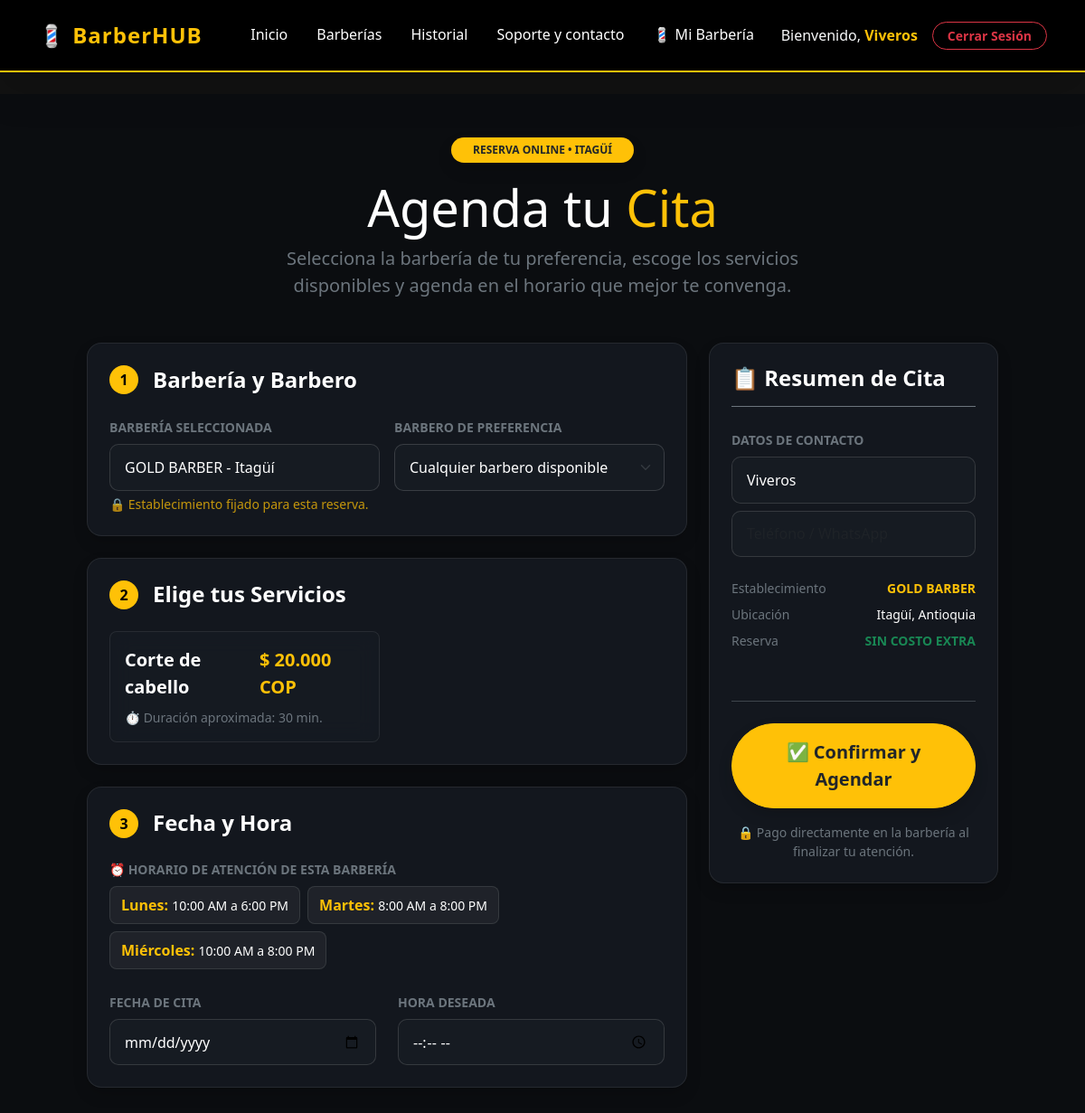
The app's page /agendar/?barberia_id=1 (signed in) with its own data.
### gestion/models.py (models this page shows, shortened)
class Barberia(models.Model):
    PLANES = (
        ('INDIVIDUAL', 'Plan Individual ($80.000 COP)'),
        ('STUDIO', 'Plan Studio ($150.000 COP)'),
        ('ELITE', 'Plan Élite ($200.000 COP)'),
    )
    dueno = models.ForeignKey(User, on_delete=models.CASCADE, related_name='barberias')
    nombre = models.CharField(max_length=100)
    direccion = models.CharField(max_length=255)
    barrio = models.CharField(max_length=100, default='Itagüí')
    descripcion = models.TextField(blank=True, help_text="Ej: Especialistas en fades, perfilado de barba...")
    google_maps_link = models.URLField(blank=True)
    plan_actual = models.CharField(max_length=20, choices=PLANES, default='INDIVIDUAL') # NUEVO CAMPO

class Servicio(models.Model):
    barberia = models.ForeignKey(Barberia, on_delete=models.CASCADE, related_name='servicios')
    nombre = models.CharField(max_length=100) # Ej: Corte Tradicional, Perfilado de Barba
    precio = models.DecimalField(max_digits=10, decimal_places=2)
    duracion_minutos = models.IntegerField(default=30)

class HorarioAtencion(models.Model):
    DIAS = (
        ('LUN', 'Lunes'),
        ('MAR', 'Martes'),
        ('MIE', 'Miércoles'),
        ('JUE', 'Jueves'),
        ('VIE', 'Viernes'),
        ('SAB', 'Sábado'),
        ('DOM', 'Domingo'),
    )
    barberia = models.ForeignKey(Barberia, on_delete=models.CASCADE, related_name='horarios')
    dia = models.CharField(max_length=3, choices=DIAS)
    hora_apertura = models.TimeField()
    hora_cierre = models.TimeField()

### gestion/views.py (the view, shortened to what this page needs)
# urls.py: path('agendar/', views.agendar_cita, name='agendar'),
@login_required
def agendar_cita(request):
    barberia_id = request.GET.get('barberia_id') or request.POST.get('barberia_id')
    barberia_seleccionada = None
    servicios = []
    horarios = []
    if barberia_id:
        barberia_seleccionada = Barberia.objects.filter(id=barberia_id).first()
        if barberia_seleccionada:
            servicios = barberia_seleccionada.servicios.all()
            horarios = barberia_seleccionada.horarios.all()
    return render(request, 'agendar.html', {
        'barberia_seleccionada': barberia_seleccionada,
        'servicios': servicios,
        'horarios': horarios
    })

### gestion/templates/agendar.html (shortened to what this page needs)
{% extends 'base.html' %}
{% block content %}
<div class="full-width-wrapper py-5 px-3 px-md-5">
    <div class="container-fluid px-lg-5">
        <div class="text-center mb-5">
            <span class="badge bg-warning text-dark fw-bold px-4 py-2 text-uppercase mb-3 rounded-pill shadow">
                Reserva Online • Itagüí
            </span>
            <h1 class="display-4 fw-extrabold text-white">Agenda tu <span class="text-warning">Cita</span></h1>
            <p class="text-secondary fs-5 mx-auto" style="max-width: 650px;">
                Selecciona la barbería de tu preferencia, escoge los servicios disponibles y agenda en el horario que mejor te convenga.
            </p>
        </div>
        <form method="post" action="{% url 'agendar' %}">
            <div class="row g-4">
                <div class="col-lg-8">
                    <div class="card glass-card text-white rounded-4 p-4 mb-4 shadow">
                        <div class="d-flex align-items-center gap-3 mb-4">
                            <span class="step-number">1</span>
                            <h3 class="h4 m-0 fw-bold">Barbería y Barbero</h3>
                        </div>
                        <div class="row g-3">
                            <div class="col-md-6">
                                <label class="form-label text-secondary small fw-bold">BARBERÍA SELECCIONADA</label>
                                <input type="text" class="form-control form-control-dark" value="{% if barberia_seleccionada %}{{ barberia_seleccionada.nombre }} - {{ barberia_seleccionada.barrio|default:'Itagüí' }}{% else %}Seleccione una barbería{% endif %}" readonly>
                                <small class="text-warning opacity-75 mt-1 d-block">🔒 Establecimiento fijado para esta reserva.</small>
                            </div>
                            <div class="col-md-6">
                                <label class="form-label text-secondary small fw-bold">BARBERO DE PREFERENCIA</label>
                                <select class="form-select form-select-dark" name="barbero">
                                    <option value="" selected>Cualquier barbero disponible</option>
                                </select>
                            </div>
                        </div>
                    </div>
                    <div class="card glass-card text-white rounded-4 p-4 mb-4 shadow">
                        <div class="d-flex align-items-center gap-3 mb-4">
                            <span class="step-number">2</span>
                            <h3 class="h4 m-0 fw-bold">Elige tus Servicios</h3>
                        </div>
                        <div class="row g-3">
                            {% if servicios %}
                                {% for s in servicios %}
                                    <div class="col-md-6">
                                        <label class="card glass-card glass-card-hover service-label p-3 h-100 rounded-3 text-white border" for="service_{{ s.id }}">
                                            <div class="d-flex justify-content-between align-items-center mb-2">
                                                <span class="fw-bold fs-5">{{ s.nombre }}</span>
                                                <span class="text-warning fw-bold fs-5 precio-cop" data-precio="{{ s.precio }}">
                                                </span>
                                            </div>
                                            <p class="text-secondary small m-0">⏱️ Duración aproximada: {{ s.duracion_minutos }} min.</p>
                                        </label>
                                    </div>
                                {% endfor %}
                            {% else %}
                                <div class="col-12 text-center py-4">
                                    <p class="text-secondary mb-0">⚠️ Esta barbería aún no ha configurado sus servicios o cortes.</p>
                                </div>
                            {% endif %}
                        </div>
                    </div>
                    <div class="card glass-card text-white rounded-4 p-4 shadow">
                        <div class="d-flex align-items-center gap-3 mb-4">
                            <span class="step-number">3</span>
                            <h3 class="h4 m-0 fw-bold">Fecha y Hora</h3>
                        </div>
                        {% if horarios %}
                            <div class="mb-4">
                                <label class="form-label text-secondary small fw-bold d-block mb-2">⏰ HORARIO DE ATENCIÓN DE ESTA BARBERÍA</label>
                                <div class="d-flex flex-wrap gap-2">
                                    {% for h in horarios %}
                                        <div class="schedule-badge">
                                            <strong class="text-warning">{{ h.get_dia_display }}:</strong>
                                            <span class="text-white small">
                                                {{ h.hora_apertura|time:"g:i" }} {% if h.hora_apertura.hour >= 12 %}PM{% else %}AM{% endif %}
                                                a
                                                {{ h.hora_cierre|time:"g:i" }} {% if h.hora_cierre.hour >= 12 %}PM{% else %}AM{% endif %}
                                            </span>
                                        </div>
                                    {% endfor %}
                                </div>
                            </div>
                        {% endif %}
                        <div class="row g-4">
                            <div class="col-md-6">
                                <label class="form-label text-secondary small fw-bold">FECHA DE CITA</label>
                                <input type="date" class="form-control form-control-dark" name="fecha" required>
                            </div>
                            <div class="col-md-6">
                                <label class="form-label text-secondary small fw-bold">HORA DESEADA</label>
                                <input type="time" class="form-control form-control-dark" name="hora" required>
                            </div>
                        </div>
                    </div>
                </div>
                <div class="col-lg-4">
                    <div class="card glass-card text-white rounded-4 p-4 shadow sticky-top" style="top: 2rem;">
                        <h4 class="fw-bold mb-4 pb-3 border-bottom border-secondary">
                            📋 Resumen de Cita
                        </h4>
                        <div class="mb-4">
                            <label class="form-label text-secondary small fw-bold">DATOS DE CONTACTO</label>
                            <input type="text" class="form-control form-control-dark mb-2" placeholder="Nombre completo" name="nombre_cliente" value="{{ user.username }}" required>
                            <input type="tel" class="form-control form-control-dark" placeholder="Teléfono / WhatsApp" name="telefono" required>
                        </div>
                        <ul class="list-unstyled text-secondary small mb-4">
                            <li class="d-flex justify-content-between mb-2">
                                <span>Establecimiento</span>
                                <span class="text-warning fw-bold">
                                    {% if barberia_seleccionada %}{{ barberia_seleccionada.nombre }}{% else %}No seleccionado{% endif %}
                                </span>
                            </li>
                            <li class="d-flex justify-content-between mb-2">
                                <span>Ubicación</span>
                                <span class="text-white">Itagüí, Antioquia</span>
                            </li>
                            <li class="d-flex justify-content-between mb-2">
                                <span>Reserva</span>
                                <span class="text-success fw-bold">SIN COSTO EXTRA</span>
                            </li>
                        </ul>
                        <hr class="border-secondary opacity-50 my-4">
                        <button type="submit" class="btn btn-warning btn-lg fw-bold w-100 py-3 rounded-pill text-dark shadow">
                            ✅ Confirmar y Agendar
                        </button>
                        <p class="text-center text-secondary small mt-3 m-0">
                            🔒 Pago directamente en la barbería al finalizar tu atención.
                        </p>
                    </div>
                </div>
            </div>
        </form>
    </div>
</div>
{% endblock %}

### gestion/templates/base.html (shortened to what this page needs)
<!DOCTYPE html>
<html lang="es">
<head>
    <link href="https://cdn.jsdelivr.net/npm/bootstrap@5.3.0/dist/css/bootstrap.min.css" rel="stylesheet">
</head>
<body>
    <nav class="navbar navbar-expand-lg navbar-dark navbar-barberhub shadow-lg py-3 sticky-top">
        <div class="container">
            <a class="navbar-brand fw-bold brand-gold me-4" href="{% url 'home' %}">💈 BarberHUB</a>
            <div class="collapse navbar-collapse" id="navbarNav">
                <ul class="navbar-nav mx-auto text-center my-2 my-lg-0">
                    <li class="nav-item">
                        <a class="nav-link nav-link-barberhub {% if request.resolver_match.url_name == 'home' %}active{% endif %}" href="{% url 'home' %}">Inicio</a>
                    </li>
                    <li class="nav-item">
                        <a class="nav-link nav-link-barberhub {% if request.resolver_match.url_name == 'barberias' %}active{% endif %}" href="{% url 'barberias' %}">Barberías</a>
                    </li>
                    <li class="nav-item">
                        <a class="nav-link nav-link-barberhub {% if request.resolver_match.url_name == 'historial' %}active{% endif %}" href="{% url 'historial' %}">Historial</a>
                    </li>
                    <li class="nav-item">
                        <a class="nav-link nav-link-barberhub {% if request.resolver_match.url_name == 'soporte' %}active{% endif %}" href="{% url 'soporte' %}">Soporte y contacto</a>
                    </li>
                    {% if user.is_authenticated %}
                        {% if user.perfil.rol == 'BARBERO' %}
                            <li class="nav-item">
                                <a class="nav-link nav-link-barberhub {% if request.resolver_match.url_name == 'panel_barbero' %}active{% endif %}" href="{% url 'panel_barbero' %}">
                                    💈 Mi Barbería
                                </a>
                            </li>
                        {% endif %}
                    {% endif %}
                </ul>
                <div class="d-flex align-items-center justify-content-center mt-3 mt-lg-0">
                    {% if user.is_authenticated %}
                        <span class="navbar-text me-3 text-light">
                            Bienvenido, <strong style="color: #ffc107;">{{ user.username }}</strong>
                        </span>
                        <button type="button" class="btn btn-outline-danger btn-sm rounded-pill px-3 fw-bold" data-bs-toggle="modal" data-bs-target="#confirmLogoutModal">
                            Cerrar Sesión
                        </button>
                    {% else %}
                        <a href="{% url 'login' %}" class="btn btn-outline-gold btn-sm me-2 rounded-pill px-3">Iniciar Sesión</a>
                        <a href="{% url 'registro' %}" class="btn btn-gold btn-sm rounded-pill px-3">Registrarse</a>
                    {% endif %}
                </div>
            </div>
        </div>
    </nav>
    <div class="container mt-4">
        {% block content %}
        {% endblock %}
    </div>
</body>
</html>

### gestion/templates/base.html (style rules this page uses)
body { background-color: #121212; color: #ffffff; }
.navbar-barberhub { background-color: #000000 !important; border-bottom: 2px solid #ffc107; }
.brand-gold { color: #ffc107 !important; font-size: 24px; letter-spacing: 1px; transition: transform 0.3s ease; }
.nav-link-barberhub { color: #ffffff !important; font-weight: 500; padding: 8px 16px !important; border-radius: 6px; border-bottom: 2px solid transparent; transition: all 0.3s ease; }

### gestion/templates/agendar.html (style rules this page uses)
.full-width-wrapper { width: 100vw; position: relative; left: 50%; right: 50%; margin-left: -50vw; margin-right: -50vw; overflow-x: hidden; background-color: #0b0d10; min-height: 90vh; }
.glass-card { background: rgba(22, 27, 34, 0.8) !important; backdrop-filter: blur(12px); -webkit-backdrop-filter: blur(12px); border: 1px solid rgba(255, 255, 255, 0.08) !important; }
.glass-card-hover { transition: all 0.3s cubic-bezier(0.4, 0, 0.2, 1); cursor: pointer; }
.form-control-dark, .form-select-dark { background-color: #161b22 !important; border: 1px solid rgba(255, 255, 255, 0.15) !important; color: #ffffff !important; padding: 0.8rem 1rem; border-radius: 10px; }
.step-number { width: 32px; height: 32px; background-color: #ffc107; color: #000; font-weight: bold; border-radius: 50%; display: inline-flex; align-items: center; justify-content: center; }
.schedule-badge { background: rgba(255, 255, 255, 0.05); border: 1px solid rgba(255, 255, 255, 0.1); border-radius: 8px; padding: 8px 12px; }

### records on screen
Barberia: nombre "GOLD BARBER - Itagüí", nombre "GOLD BARBER"
Servicio: nombre "Corte de cabello", duracion_minutos "30"
HorarioAtencion: dia "Lunes", hora_apertura "10:00", shows "AM", hora_cierre "6:00", shows "PM"
HorarioAtencion: dia "Martes", hora_apertura "8:00", shows "AM", hora_cierre "8:00", shows "PM"
HorarioAtencion: dia "Miércoles", hora_apertura "10:00", shows "AM", hora_cierre "8:00", shows "PM"

### other values on screen
{{ user.username }} "Viveros"
